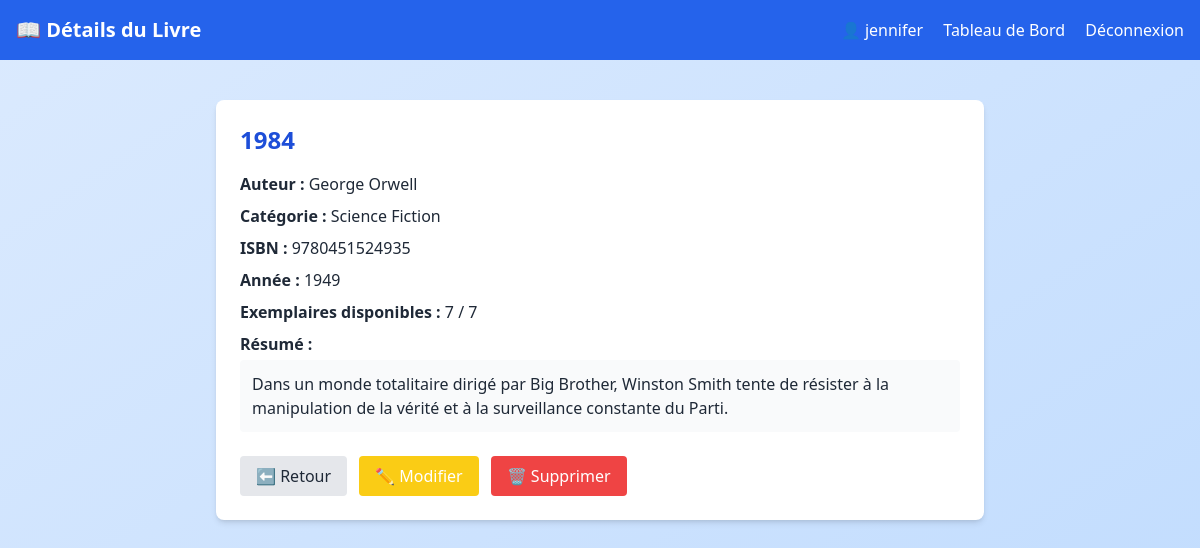
The page /books/view.php?id=4 (signed in) on the database its author committed.
### tables this page shows
CREATE TABLE IF NOT EXISTS `livres` (
  `id` int NOT NULL AUTO_INCREMENT,
  `titre` varchar(255) NOT NULL,
  `isbn` varchar(13) NOT NULL,
  `annee_publication` year NOT NULL,
  `resume` text,
  `nombre_exemplaires_total` int NOT NULL,
  `nombre_exemplaires_disponibles` int NOT NULL,
  `auteur_id` int DEFAULT NULL,
  `categorie_id` int DEFAULT NULL,
  `utilisateur_id` int DEFAULT NULL,
  `nombre_exemplaires` int NOT NULL DEFAULT '0',
  `description` text,
  PRIMARY KEY (`id`),
  UNIQUE KEY `isbn` (`isbn`),
  KEY `fk_auteur` (`auteur_id`),
  KEY `fk_categorie` (`categorie_id`),
  KEY `fk_utilisateur` (`utilisateur_id`)
);

CREATE TABLE IF NOT EXISTS `auteurs` (
  `id` int NOT NULL AUTO_INCREMENT,
  `nom` varchar(100) NOT NULL,
  `prenom` varchar(100) NOT NULL,
  `date_naissance` date DEFAULT NULL,
  `biographie` text,
  PRIMARY KEY (`id`)
);

CREATE TABLE IF NOT EXISTS `categories` (
  `id` int NOT NULL AUTO_INCREMENT,
  `nom_categorie` varchar(100) DEFAULT NULL,
  PRIMARY KEY (`id`),
  UNIQUE KEY `nom_categorie` (`nom_categorie`)
);

### books/view.php (the view, shortened to what this page needs)
<?php
require_once '../includes/config.php';
$role = $_SESSION['role'] ?? 'lecteur';
$livre_id = intval($_GET['id']);
$stmt = $pdo->prepare("
    SELECT l.*, a.nom AS auteur_nom, a.prenom AS auteur_prenom, c.nom_categorie
    FROM livres l
    LEFT JOIN auteurs a ON l.auteur_id = a.id
    LEFT JOIN categories c ON l.categorie_id = c.id
    WHERE l.id = ?
");
$stmt->execute([$livre_id]);
$livre = $stmt->fetch();
?>
<!DOCTYPE html>
<html lang="fr">
<head>
    <script src="https://cdn.tailwindcss.com"></script>
</head>
<body class="bg-gradient-to-br from-blue-100 to-blue-200 min-h-screen text-gray-800">
<header class="bg-blue-600 text-white p-4 flex justify-between items-center">
    <h1 class="text-xl font-semibold">📖 Détails du Livre</h1>
    <nav class="space-x-4">
        <?php if (isset($_SESSION['utilisateur_id'])): ?>
            <span>👤 <?= htmlspecialchars($_SESSION['nom_complet'] ?? $_SESSION['nom_utilisateur']) ?></span>
            <a href="../dashboard.php" class="hover:underline">Tableau de Bord</a>
            <a href="../logout.php" class="hover:underline">Déconnexion</a>
        <?php else: ?>
            <a href="../login.php" class="hover:underline">Connexion</a>
        <?php endif; ?>
    </nav>
</header>
<main class="max-w-3xl mx-auto mt-10 bg-white p-6 rounded-lg shadow-md">
    <h2 class="text-2xl font-bold text-blue-700 mb-4"><?= htmlspecialchars($livre['titre']) ?></h2>
    <div class="space-y-2">
        <p><strong>Auteur :</strong> <?= htmlspecialchars($livre['auteur_prenom'] . ' ' . $livre['auteur_nom']) ?></p>
        <p><strong>Catégorie :</strong> <?= htmlspecialchars($livre['nom_categorie'] ?? 'Non catégorisé') ?></p>
        <p><strong>ISBN :</strong> <?= htmlspecialchars($livre['isbn'] ?? 'Non défini') ?></p>
        <p><strong>Année :</strong> <?= intval($livre['annee_publication']) ?></p>
        <p><strong>Exemplaires disponibles :</strong> <?= intval($livre['nombre_exemplaires_disponibles'] ?? 0) ?> / <?= intval($livre['nombre_exemplaires_total']) ?></p>
        <p><strong>Résumé :</strong><br>
            <span class="block bg-gray-50 p-3 rounded mt-1"><?= nl2br(htmlspecialchars($livre['resume'] ?? 'Aucune description.')) ?></span>
        </p>
    </div>
    <div class="mt-6 flex flex-wrap gap-3">
        <?php if ($role === 'admin'): ?>
            <a href="../gerer_livres.php" class="px-4 py-2 bg-gray-200 text-gray-800 rounded hover:bg-gray-300">⬅️ Retour</a>
            <a href="edit.php?id=<?= $livre_id ?>" class="px-4 py-2 bg-yellow-400 text-white rounded hover:bg-yellow-500">✏️ Modifier</a>
            <a href="delete.php?id=<?= $livre_id ?>" class="px-4 py-2 bg-red-500 text-white rounded hover:bg-red-600" onclick="return confirm('Confirmer la suppression ?')">🗑️ Supprimer</a>
        <?php elseif ($role === 'lecteur' && $livre['nombre_exemplaires_disponibles'] > 0): ?>
            <a href="../borrows/borrow.php?livre_id=<?= $livre_id ?>" class="px-4 py-2 bg-green-600 text-white rounded hover:bg-green-700">📚 Emprunter ce livre</a>
        <?php elseif ($role === 'lecteur'): ?>
            <span class="text-red-500 font-medium">⛔ Livre non disponible actuellement</span>
        <?php endif; ?>
    </div>
</main>
</body>
</html>

### rows shown on the page
livres: titre "1984", auteur.nom "George Orwell", categorie.nom_categorie "Science Fiction", isbn "9780451524935", annee_publication "1949", nombre_exemplaires_disponibles "7", nombre_exemplaires_total "7", resume "Dans un monde totalitaire dirigé par Big Brother, Winston Smith tente de résister à la manipulation de la vérité et à la surveillance constante du Parti."

### other values the page prints
$_SESSION['nom_complet'] "jennifer"
